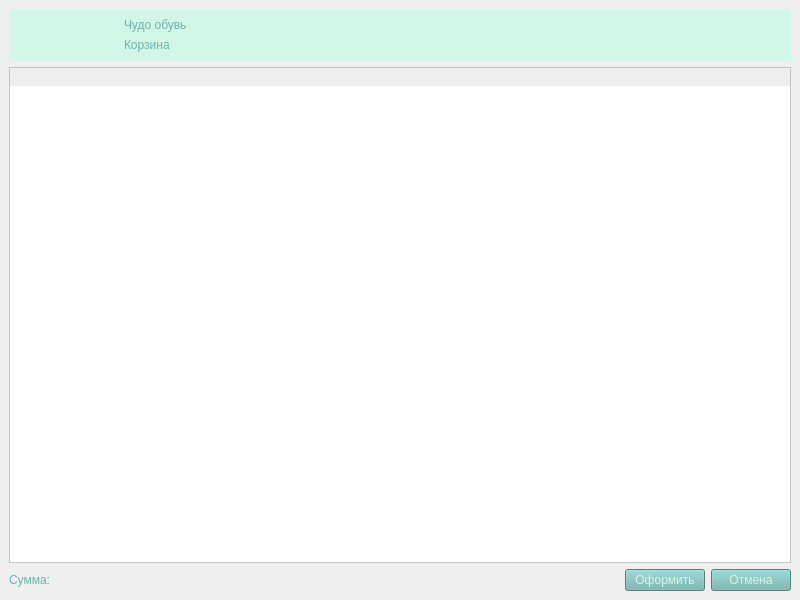
<?xml version="1.0" encoding="UTF-8"?>
<ui version="4.0">
 <class>MainWindow</class>
 <widget class="QMainWindow" name="MainWindow">
  <property name="geometry">
   <rect>
    <x>0</x>
    <y>0</y>
    <width>800</width>
    <height>600</height>
   </rect>
  </property>
  <property name="windowTitle">
   <string>MainWindow</string>
  </property>
  <property name="styleSheet">
   <string notr="true">*{
	font: 24pt &quot;Calibri&quot;;
	color:#70B2AF;
}
#header{
	background-color:#D2F6E7;
}
#body{
	background-color:#fff;
}
QPushButton{
	background-color:#70B2AF;
	color:#D2F6E7;
}
QPushButton:hover{
	background-color:#D2F6E7;
	color:#70B2AF;
}
QScrollArea{
	background-color:#fff;
}</string>
  </property>
  <widget class="QWidget" name="centralwidget">
   <layout class="QVBoxLayout" name="verticalLayout_2">
    <item alignment="Qt::AlignmentFlag::AlignTop">
     <widget class="QWidget" name="header" native="true">
      <layout class="QHBoxLayout" name="horizontalLayout">
       <item>
        <widget class="QLabel" name="label_4">
         <property name="maximumSize">
          <size>
           <width>100</width>
           <height>100</height>
          </size>
         </property>
         <property name="text">
          <string/>
         </property>
         <property name="pixmap">
          <pixmap>../img/Чудо Обувь.png</pixmap>
         </property>
         <property name="scaledContents">
          <bool>true</bool>
         </property>
        </widget>
       </item>
       <item>
        <layout class="QVBoxLayout" name="verticalLayout">
         <item>
          <widget class="QLabel" name="label_2">
           <property name="text">
            <string>Чудо обувь</string>
           </property>
          </widget>
         </item>
         <item>
          <widget class="QLabel" name="label_3">
           <property name="text">
            <string>Корзина</string>
           </property>
          </widget>
         </item>
        </layout>
       </item>
      </layout>
     </widget>
    </item>
    <item>
     <widget class="QScrollArea" name="scrollArea">
      <property name="widgetResizable">
       <bool>true</bool>
      </property>
      <widget class="QWidget" name="scrollAreaWidgetContents">
       <property name="geometry">
        <rect>
         <x>0</x>
         <y>0</y>
         <width>780</width>
         <height>18</height>
        </rect>
       </property>
       <property name="sizePolicy">
        <sizepolicy hsizetype="Preferred" vsizetype="Fixed">
         <horstretch>0</horstretch>
         <verstretch>0</verstretch>
        </sizepolicy>
       </property>
       <layout class="QVBoxLayout" name="verticalLayout_3"/>
      </widget>
     </widget>
    </item>
    <item>
     <layout class="QHBoxLayout" name="horizontalLayout_2">
      <item>
       <widget class="QLabel" name="total_price">
        <property name="text">
         <string>Сумма: </string>
        </property>
       </widget>
      </item>
      <item>
       <spacer name="horizontalSpacer">
        <property name="orientation">
         <enum>Qt::Orientation::Horizontal</enum>
        </property>
        <property name="sizeHint" stdset="0">
         <size>
          <width>40</width>
          <height>20</height>
         </size>
        </property>
       </spacer>
      </item>
      <item>
       <widget class="QPushButton" name="create_order_btn">
        <property name="text">
         <string>Оформить</string>
        </property>
       </widget>
      </item>
      <item>
       <widget class="QPushButton" name="cancel_btn">
        <property name="text">
         <string>Отмена</string>
        </property>
       </widget>
      </item>
     </layout>
    </item>
   </layout>
  </widget>
 </widget>
 <resources/>
 <connections/>
</ui>
